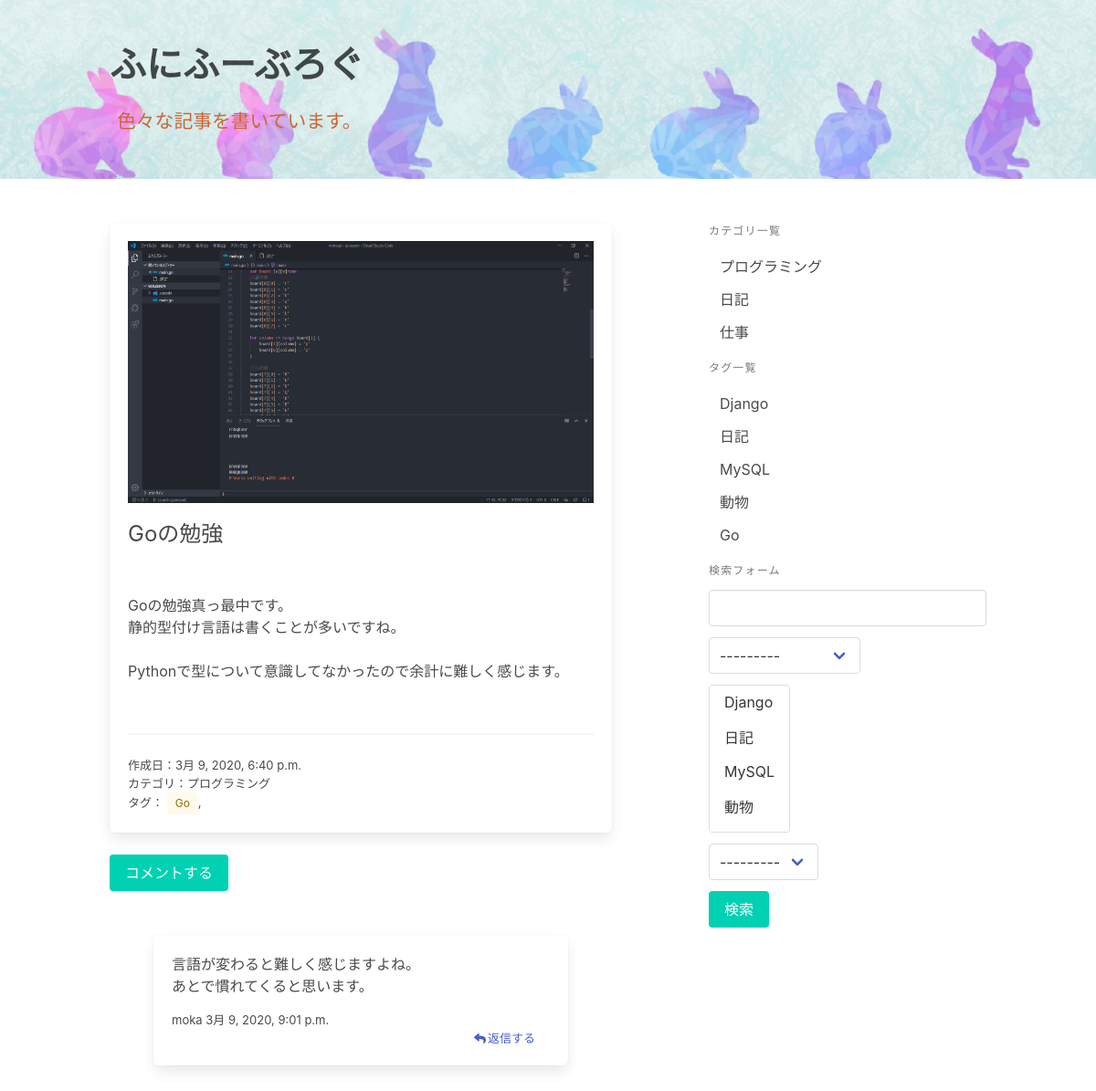
The app's page /detail/12/, older data.
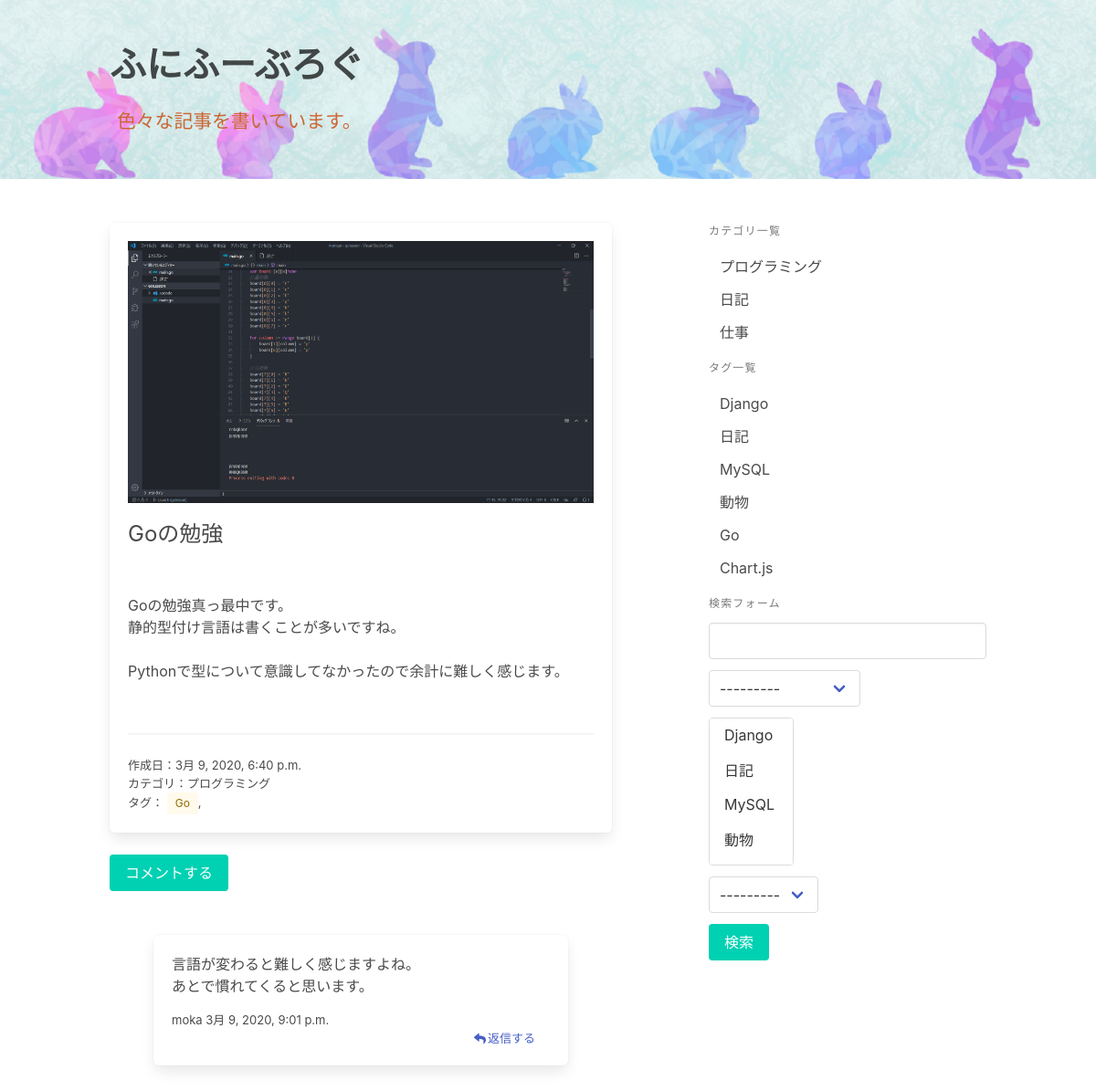
The same page, newer data.
### blog/models.py (models this page shows, shortened)
class Tag(models.Model):
    name = models.CharField('タグ名', max_length=255, unique=True)
    def __str__(self):
        return self.name

class Comment(models.Model):
    name = models.CharField('お名前', max_length=255)
    text = models.TextField('本文')
    created_at = models.DateTimeField('作成日', auto_now_add=True)
    target = models.ForeignKey(Post, on_delete=models.PROTECT, verbose_name='どの記事へのコメントか')

class Category(models.Model):
    name = models.CharField('カテゴリ名', max_length=255, unique=True)
    def __str__(self):
        return self.name

### blog/views.py (the view)
# urls.py: path('detail/<int:pk>/', views.PostDetail.as_view(), name='post_detail'),
class PostDetail(generic.DetailView):
    model = Post

### blog/forms.py
class PostSearchForm(forms.Form):
    key_word = forms.CharField(
        label='キーワード', required=False,
        widget=forms.TextInput(attrs={'class': 'input'})
    )
    category = forms.ModelChoiceField(
        label='カテゴリの選択', required=False,
        queryset=Category.objects.all(),
    )
    tags = forms.ModelMultipleChoiceField(
        label='タグの選択', required=False,
        queryset=Tag.objects.all(),
    )
    user = forms.ModelChoiceField(
        label='投稿者', required=False,
        queryset=User.objects.all(),
    )

### blog/templatetags/blog.py (called while the page is built)
@register.inclusion_tag('blog/category_and_tag_list.html')
def create_category_and_tag_list():
    return {
        'category_list': Category.objects.all(),
        'tag_list': Tag.objects.all(),
    }

@register.inclusion_tag('blog/search_form.html')
def create_search_form(request):
    form = PostSearchForm(request.GET or None)
    return {'form': form}

### blog/templates/blog/post_detail.html (shortened to what this page needs)
{% extends 'blog/base.html' %}
{% block content %}
  <article class="box">
  <figure class="image is-16by9">
    <img src="{{post.photo.url}}">
  </figure>
    <h1 class="posttitle">{{post.title}}</h1>
    <div class='text'>
      {{ post.text| linebreaksbr | urlize }}
    </div>
    <hr>
    <p class="small">作成日：{{post.created_at}}</p>
    <p class="small">カテゴリ：{{post.category}}</p>
    <p class="small">タグ：  {% for tag in post.tags.all %}<span class="tag is-warning is-light">{{tag}}</span>,{% endfor %}</p>
  </article>
  <a class="button is-primary" href="{% url 'blog:comment_create' post.pk %}">コメントする</a>
  <section class='section'>
    {% for comment in post.comment_set.all %}
      <div class="box">
        {{ comment.text | linebreaksbr | urlize }}
        <p class="comment"> {{ comment.name }} {{comment.created_at}}</p>
        <div class="level-right reply">
        <a class="level-item" aria-label="reply" href="{% url 'blog:reply_create' comment.pk %}"><span class="icon is-small">
              <i class="fas fa-reply" aria-hidden="true"></i>
            </span> 返信する</a>
        </div>
      </div>
    {% endfor %}
  </section>
{% endblock %}

### blog/templates/blog/category_and_tag_list.html
<p class="menu-label">カテゴリ一覧</p>
<ul class="menu-list">
  {% for category in category_list %}
    <li> <a href="{% url 'blog:post_category_list' category.pk %}">{{category}}</a> </li>
  {% endfor %}
</ul>
<p class="menu-label">タグ一覧</p>
<ul class="menu-list">
  {% for tag in tag_list %}
    <li> <a href="{% url 'blog:post_tag_list' tag.pk %}">{{tag}}</a> </li>
  {% endfor %}
</ul>

Row changes from the older to the newer data that the page shows:
added Tag: name "Chart.js"
